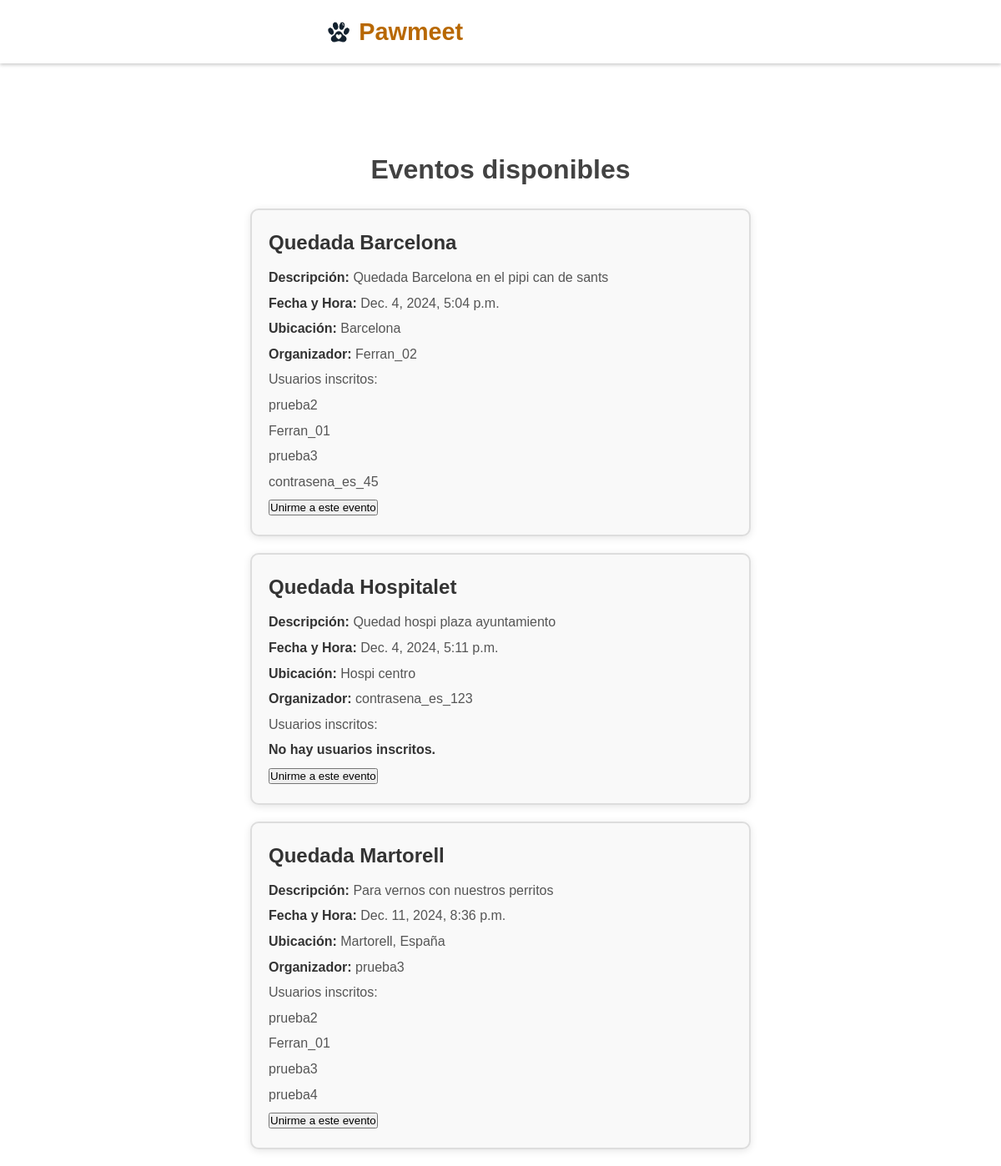
The app's page /meetups/ with its own data.
### mascotas/models.py (models this page shows, shortened)
class Evento(models.Model):
    titulo = models.CharField(max_length=200)
    descripcion = models.TextField()
    fecha_hora = models.DateTimeField()
    ubicacion = models.CharField(max_length=255)
    organizador = models.ForeignKey(
        'usuarios.UserProfile', on_delete=models.CASCADE, related_name='eventos'
    )
    usuarios_inscritos = models.ManyToManyField(
    'usuarios.UserProfile', related_name='eventos_inscritos', blank=True
    )

### usuarios/models.py (models this page shows)
class UserProfile(models.Model):
    profile_id = models.AutoField(primary_key=True)
    usuario = models.OneToOneField(User, on_delete=models.CASCADE)
    telefono = models.CharField(max_length=15, blank=True, null=True)
    direccion = models.TextField(max_length=100, blank=True, null=True)
    fecha_nacimiento_dueño = models.DateField(blank=True, null=True)
    mascotas = models.ManyToManyField('mascotas.Mascota', blank=True, related_name="usuarios_perfiles")
    def __str__(self):
        return self.usuario.username

### home/views.py (the view)
# urls.py: path('meetups/', views.eventos_view, name='eventos'),
def eventos_view(request):
    eventos = Evento.objects.all()
    return render(request, 'meetups.html', {'eventos': eventos})

### home/templates/meetups.html (shortened to what this page needs)
<!DOCTYPE html>
<html lang="es">
    <head>
        {% load static %}
        <link rel="stylesheet" href="{% static 'home/conectar.css' %}">
        <link rel="stylesheet" href="{% static 'home/meetups.css' %}">
        <link rel="stylesheet" href="https://cdnjs.cloudflare.com/ajax/libs/font-awesome/6.5.1/css/all.min.css">
    </head>
    <body>
        <header>
            <nav>
                <div class="nav-container">
                    <a href="{% url 'home' %}" class="logo" style="text-decoration: none;">
                        <img src="{% static 'home/Pawmeet.png' %}" alt="Logo Pawmeet" class="logo-img">
                        <span>Pawmeet</span>
                    </a>
                </div>
            </nav>
        </header>
        <main> <br><br><br><br>
            <h1>Eventos disponibles</h1>
            <div class="eventos-lista">
                {% for evento in eventos %}
                    <div class="evento">
                        <h2>{{ evento.titulo }}</h2>
                        <p><strong>Descripción:</strong> {{ evento.descripcion }}</p>
                        <p><strong>Fecha y Hora:</strong> {{ evento.fecha_hora }}</p>
                        <p><strong>Ubicación:</strong> {{ evento.ubicacion }}</p>
                        <p><strong>Organizador:</strong> {{ evento.organizador }}</p>
                            <p>Usuarios inscritos:</p>
                            {% for usuario in evento.usuarios_inscritos.all %}
                                <p>{{ usuario }}</p>
                            {% empty %}
                            <p><strong>No hay usuarios inscritos.</strong></p>
                            {% endfor %}
                        <button class="btn-profile" onclick="window.location.href='{% url 'unirme_a_evento' %}?id={{ evento.id }}'">Unirme a este evento</button>
                    </div>
                {% empty %}
                    <p>No hay eventos disponibles.</p>
                {% endfor %}
            </div>
        </main>
    </body>
</html>

### home/static/home/conectar.css (style rules this page uses)
* { --primary-color: #b86800; --secondary-color: #e38000; --text-color: #424242; --light-gray: #f5f5f5; --white: #ffffff; font-family: Arial, sans-serif; box-sizing: border-box; margin: 0; padding: 0; }
body { line-height: 1.6; color: var(--text-color); background-image: url("home-image.png"); background-size: cover; background-position: center; background-attachment: fixed; background-repeat: no-repeat; overflow: hidden; }
header { display: flex; width: 100%; background-color: var(--white); color: var(--text-color); padding: 15px 20px; justify-content: space-evenly; align-items: center; box-shadow: 0 2px 4px rgba(0, 0, 0, 0.2); z-index: 1000; }
.logo { max-width: 50px; }

### home/static/home/meetups.css (style rules this page uses)
html, body { height: 100%; margin: 0; overflow-x: hidden; overflow-y: auto; }
.eventos-lista { display: flex; flex-direction: column; align-items: center; justify-content: center; gap: 20px; padding: 20px; max-width: 800px; margin: 0 auto; }
.evento { background-color: #f9f9f9; border: 2px solid #ddd; border-radius: 10px; padding: 20px; width: 100%; max-width: 600px; box-shadow: 0 2px 10px rgba(0, 0, 0, 0.1); transition: transform 0.3s ease, box-shadow 0.3s ease; }
.evento h2 { font-size: 24px; color: #333; margin-bottom: 10px; }
.evento p { font-size: 16px; color: #555; margin: 5px 0; }
.evento strong { font-weight: bold; color: #333; }
h1 { text-align: center; }
.logo-img { background-image: url('Pawmeet.png'); background-size: contain; background-repeat: no-repeat; width: 50px; height: 25px; }
.logo { display: flex; align-items: center; gap: 0.5rem; font-size: 1.8rem; font-weight: 700; color: var(--primary-color); }

### records on screen
Evento: titulo "Quedada Barcelona", descripcion "Quedada Barcelona en el pipi can de sants", fecha_hora "Dec. 4, 2024, 5:04 p.m.", ubicacion "Barcelona", organizador "Ferran_02"
UserProfile: usuario.username "prueba2"
UserProfile: usuario.username "Ferran_01"
UserProfile: usuario.username "prueba3"
UserProfile: usuario.username "contrasena_es_45"
Evento: titulo "Quedada Hospitalet", descripcion "Quedad hospi plaza ayuntamiento", fecha_hora "Dec. 4, 2024, 5:11 p.m.", ubicacion "Hospi centro", organizador "contrasena_es_123"
Evento: titulo "Quedada Martorell", descripcion "Para vernos con nuestros perritos", fecha_hora "Dec. 11, 2024, 8:36 p.m.", ubicacion "Martorell, España", organizador "prueba3"
UserProfile: usuario.username "prueba4"
